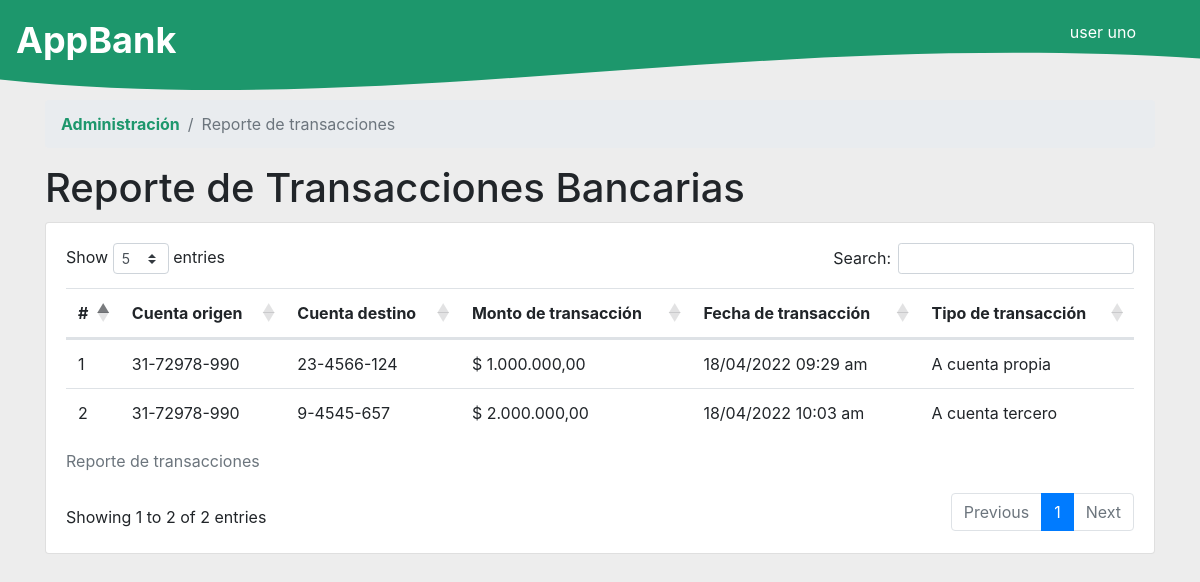
The app's page /vistas/reporte.php (signed in) with its own data.
### tables this page shows
CREATE TABLE `transacciones` (
  `id` int(11) NOT NULL,
  `c_origen` int(11) NOT NULL,
  `c_destino` int(11) NOT NULL,
  `monto` decimal(20,2) NOT NULL,
  `fecha` int(11) NOT NULL,
  `tipo_trans` int(1) NOT NULL
);

CREATE TABLE `cuentas` (
  `id` int(10) NOT NULL,
  `numero` varchar(200) NOT NULL,
  `valor` decimal(20,2) NOT NULL,
  `estado` int(1) NOT NULL,
  `usuario_id` int(10) NOT NULL
);

### controladores/transaccionesControlador.php (called while the page is built, shortened)
<?php
require_once "../modelos/transaccionesModelo.php";
class TransaccionesControlador {
    static public function ctrMostrartransacciones($idUser){
        $tabla = "transacciones";
        return TransaccionesModelo::mdlMostrartransacciones($tabla,$idUser);
    }
}

### modelos/transaccionesModelo.php (called while the page is built, shortened)
<?php
require_once "conexion.php";
class TransaccionesModelo
{
    static public function mdlMostrartransacciones($tabla,$idUser){
        $db = new Conexion();
        $stmt = $db->pdo->prepare("SELECT t.id,c.numero AS numeroCuenta, cd.numero AS numeroDestino,t.monto,t.fecha,t.tipo_trans
                                    FROM $tabla AS t
                                    INNER JOIN cuentas AS c ON t.c_origen = c.id
                                    INNER JOIN cuentas AS cd ON t.c_destino = cd.id
                                    WHERE c.usuario_id = :usuario_id");
        $stmt->bindParam(":usuario_id", $idUser, PDO::PARAM_INT);
		$stmt->execute();
        return $stmt -> fetchAll();
    }
}

### modelos/conexion.php (called while the page is built, shortened)
<?php
class Conexion
{
	function __construct()
	{
		$this->pdo = new PDO(
			"mysql:host=localhost;dbname=appbank",
			"root",
			"",
			array(
				PDO::ATTR_ERRMODE => PDO::ERRMODE_EXCEPTION,
				PDO::MYSQL_ATTR_INIT_COMMAND => "SET NAMES utf8"
			)
		);
	}
}

### vistas/reporte.php (the view, shortened to what this page needs)
<?php
require_once "../controladores/transaccionesControlador.php";
?>
<!DOCTYPE html>
<html lang="es">
<head>
    <link rel="stylesheet" href="../vistas/css/plugins/bootstrap4.min.css">
    <link rel="stylesheet" href="../vistas/css/estilo.css">
    <link rel="stylesheet" href="//cdn.datatables.net/1.11.5/css/dataTables.bootstrap4.min.css">
</head>
<body>
    <nav class="navbar menu" aria-label="">
        <a id="navMenu" class="navbar-brand" href="/">
            AppBank
        </a>
        <div class="float-right pr-5">
            <p class="text-white"><?php echo $_SESSION['nombre'] . ' ' . $_SESSION['apellido_paterno'] ?></p>
        </div>
    </nav>
    <div id="wave" style="height: 150px; overflow: hidden;">
        <svg viewBox="0 0 500 150" preserveAspectRatio="none" style="height: 100%; width: 100%;">
            <path d="M-11.00,76.48 C157.73,123.86 306.15,29.13 501.97,58.72 L500.00,0.00 L0.00,0.00 Z" style="stroke: none; fill: #1d976c;"></path>
        </svg>
    </div>
    <div class="container">
        <div class="infoPrincipal">
            <nav aria-label="breadcrumb">
                <ol class="breadcrumb">
                    <li class="breadcrumb-item"><a href="menu.php">Administración</a></li>
                    <li class="breadcrumb-item active" aria-current="page">Reporte de transacciones</li>
                </ol>
            </nav>
            <h1>Reporte de Transacciones Bancarias</h1>
            <div class="modContent">
                <div class="card" id="cardLst">
                    <div class="card-body">
                        <?php
                        $transacciones = TransaccionesControlador::ctrMostrartransacciones($_SESSION['id']);
                        if (!$transacciones) {
                        ?>
                            <p class="text-success">
                                <strong>No existen registros de transacciones</strong>
                            </p>
                        <?php
                        } else {
                        ?>
                            <table id="lstReporte" class="table">
                                <caption>Reporte de transacciones</caption>
                                <thead>
                                    <tr class="">
                                        <th scope="col">#</th>
                                        <th scope="col">Cuenta origen</th>
                                        <th scope="col">Cuenta destino</th>
                                        <th scope="col">Monto de transacción</th>
                                        <th scope="col">Fecha de transacción</th>
                                        <th scope="col">Tipo de transacción</th>
                                    </tr>
                                </thead>
                                <tbody>
                                    <?php
                                        $cont =1;
                                        foreach ($transacciones as $key => $valor) {?>
                                        <tr>
                                            <td><?= $cont ?></td>
                                            <td><?= $valor['numeroCuenta'] ?></td>
                                            <td><?= $valor['numeroDestino'] ?></td>
                                            <td>$ <?= number_format($valor['monto'], 2, ',','.') ?></td>
                                            <td><?= date('d/m/Y h:i a', $valor['fecha']) ?></td>
                                            <td><?= $valor['tipo_trans'] == '1' ? 'A cuenta propia':'A cuenta tercero' ?></td>
                                        </tr>
                                    <?php
                                        $cont++;
                                        } ?>
                                </tbody>
                            </table>
                        <?php
                        }
                        ?>
                    </div>
                </div>
            </div>
        </div>
    </div>
</body>
</html>

### vistas/css/estilo.css (style rules this page uses)
*,*::after,*::before { margin: 0; padding: 0; box-sizing: border-box; }
body { background-color: #EDEDED; }
nav a { color:#1d976c !important; font-weight: bold; }
.navbar-brand { font-size: 2.25rem !important; }
nav a#navMenu { color: #fff !important; }
#wave { position: absolute; top: 0; left: 0; right: 0; z-index: -1; }
.infoPrincipal { margin-top: 20px; }
.modContent { margin-top: 10px; }

### records on screen
transacciones: c_origen.numero "31-72978-990", c_destino.numero "23-4566-124", monto "1.000.000,00", fecha "18/04/2022 09:29 am", tipo_trans "A cuenta propia"
transacciones: c_origen.numero "31-72978-990", c_destino.numero "9-4545-657", monto "2.000.000,00", fecha "18/04/2022 10:03 am", tipo_trans "A cuenta tercero"

### other values on screen
$_SESSION['nombre'] "user"
$_SESSION['apellido_paterno'] "uno"
